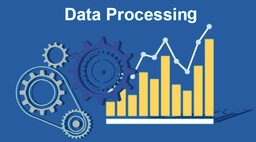
#> input picture HocKi7/KhaiPhaDuLieu/BaiTapLon/images/Data_Processing.jpg, 256 x 142 px, shrunk from 900 x 500 before the run, given in place of 4x4pixels.png, which was not available
$ python HighPassFilters_Gaussian.py
#> lines starting #> are read from the running program, lines starting #| are printed output that depends on the picture; pictures that were not available may be replaced by others from this repository, and a replacement may not be noted
### HocKi7/XuLyAnh/Bài tập nhóm - tìm hiểu về lọc tần số/Final/Code_demo/DFT_base.py
import numpy as np
import matplotlib.pyplot as plt
import cv2

# Định nghĩa hàm biến đổi DFT
def DFT1D(img):
    U = len(img)
    outarry = np.zeros(U, dtype=complex)
    for m in range(U):
        sum = 0.0
        for n in range(U):
            e = np.exp(-1j * 2 * np.pi * m * n / U)
            sum += img[n] * e
            #print(f"  [{m,n}]: img[{n}]={img[n]}, exp={e}, accumulated sum={sum}")
        outarry[m] = sum
        #print(f"DFT[{m}] = {outarry[m]}")
    return outarry


# [13 lines left out: function IDFT1D, not called in this run]

### HocKi7/XuLyAnh/Bài tập nhóm - tìm hiểu về lọc tần số/Final/Code_demo/HighPassFilters_Gaussian.py
import matplotlib.pyplot as plt

from DFT_base import *

# Định nghĩa hàm lọc thông cao GaussianHP
def GaussianHP(D0,U,V):
    # H cho filter
    H = np.zeros((U, V))
    D = np.zeros((U, V))
    U0 = int(U / 2)
    V0 = int(V / 2)
    # Tính khoảng cách
    for u in range(U):
        for v in range(V):
            u2 = np.power(u, 2)
            v2 = np.power(v, 2)
            D[u, v] = np.sqrt(u2 + v2)
    # Tính bộ lọc
    for u in range(U):
        for v in range(V):
            H[u, v] = 1- np.exp((-D[np.abs(u - U0), np.abs(v - V0)] ** 2) / (2 * (D0 ** 2)))

    return H


if __name__ == "__main__":
    #Pre-config
    np.set_printoptions(precision=2)

    # Đọc ảnh
    image = cv2.imread("../image/4x4pixels.png", 0)
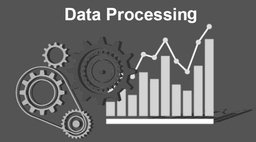
#> image: shape (142, 256); min 30, max 255, mean 104.2
    # image = cv2.resize(src=image, dsize=(50, 50))

    # Chuyển các pixel của ảnh vào mảng 2 chiều f
    f = np.asarray(image)
    # print(f)
    '''
    [[153 153 153 153]
     [102 102 102 102]
     [ 51  51  51  51]
     [  0   0   0   0]]
    '''

    M, N = np.shape(f)  # Chiều x và y của ảnh
#> M = 142; N = 256
    # print(M, N)
    # M, N = 4, 4


    # Bước 1: Chuyển ảnh từ kích thước MxN vào ảnh PxQ với P= 2M và Q =2N
    P, Q = 2 * M, 2 * N
#> P = 284; Q = 512
    shape = np.shape(f)
#> shape = (142, 256)

    # print(P, Q)
    # print(shape)
    '''
   P, Q = 8, 8
   shape = (4, 4)
   '''


    # Chuyển ảnh PxQ vào mảng fp
    f_xy_p = np.zeros((P, Q))
    f_xy_p[:shape[0], :shape[1]] = f
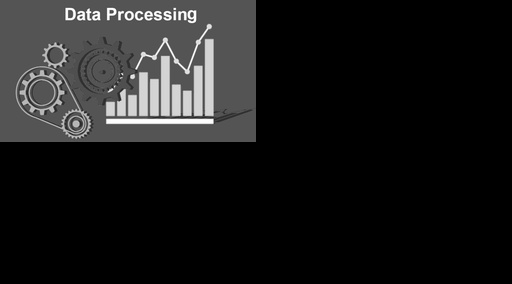
#> f_xy_p: shape (284, 512) float64; min 0, max 255, mean 26.1

    # print(f_xy_p)
    '''
    f_xy_p:
    [[153. 153. 153. 153.   0.   0.   0.   0.]
     [102. 102. 102. 102.   0.   0.   0.   0.]
     [ 51.  51.  51.  51.   0.   0.   0.   0.]
     [  0.   0.   0.   0.   0.   0.   0.   0.]
     [  0.   0.   0.   0.   0.   0.   0.   0.]
     [  0.   0.   0.   0.   0.   0.   0.   0.]
     [  0.   0.   0.   0.   0.   0.   0.   0.]
     [  0.   0.   0.   0.   0.   0.   0.   0.]]
    '''


    # Bước 2: Nhân ảnh fp(x,y) với (-1) mũ (x+y) để tạo ảnh mới
    # Kết quả nhân lưu vào ma trận ảnh fpc
    F_xy_p = np.zeros((P, Q))
    for x in range(P):
        for y in range(Q):
            F_xy_p[x, y] = f_xy_p[x, y] * np.power(-1, x + y)
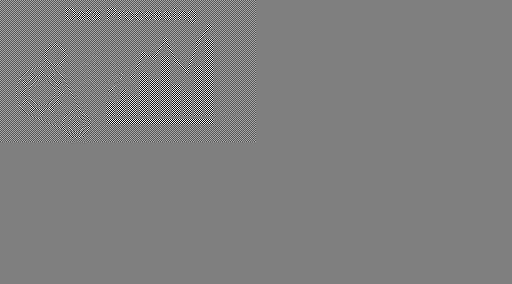
#> F_xy_p: shape (284, 512) float64; min -255, max 255, mean 0; drawn with min black and max white
            # print("F_xy_p[" + str(x) + ", " + str(y) + "] = " + str(F_xy_p[x, y]))

    # print(F_xy_p)
    '''
    F_xy_p:
    [[ 153. -153.  153. -153.    0.   -0.    0.   -0.]
     [-102.  102. -102.  102.   -0.    0.   -0.    0.]
     [  51.  -51.   51.  -51.    0.   -0.    0.   -0.]
     [  -0.    0.   -0.    0.   -0.    0.   -0.    0.]
     [   0.   -0.    0.   -0.    0.   -0.    0.   -0.]
     [  -0.    0.   -0.    0.   -0.    0.   -0.    0.]
     [   0.   -0.    0.   -0.    0.   -0.    0.   -0.]
     [  -0.    0.   -0.    0.   -0.    0.   -0.    0.]]
    '''


    # Bước 3: Chuyển đổi ảnh Fpc sang miền tần số (DFT)
    dft_cot = dft_hang = np.zeros((P, Q),dtype=complex)
    # DFT theo P - theo cột
    for i in range(P):
#> (the run stopped early here; a loop or call above may not have finished)
